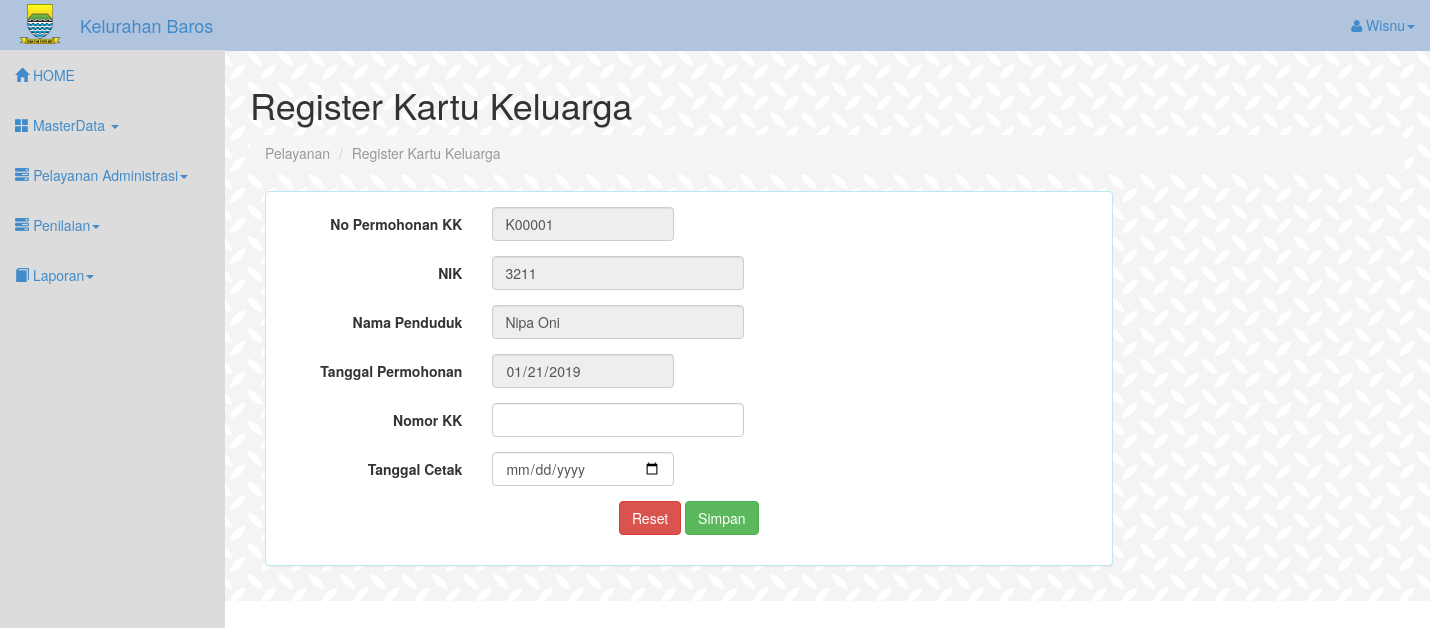
Screenshot of /register_kk.php?id=K00001 (signed in) with the database file from the repository.
### tables this page shows
CREATE TABLE `tb_permohonankk` (
  `no_permohonankk` varchar(10) NOT NULL,
  `nik` varchar(16) NOT NULL,
  `jenisPermohonan` varchar(30) NOT NULL,
  `tglPermohonan` date NOT NULL,
  `nomor_kk` varchar(16) NOT NULL,
  `tgl_cetak` date NOT NULL,
  `tgl_pengambilan` date NOT NULL,
  `nama_pengambil` varchar(50) NOT NULL,
  `status` varchar(30) NOT NULL
);

CREATE TABLE `tb_penduduk` (
  `id_penduduk` int(11) NOT NULL,
  `nik` varchar(16) NOT NULL,
  `nama` varchar(50) NOT NULL,
  `tempatLahir` varchar(30) NOT NULL,
  `tanggalLahir` date NOT NULL,
  `jenisKelamin` varchar(15) NOT NULL,
  `alamat` varchar(50) NOT NULL,
  `rt` varchar(3) NOT NULL,
  `rw` varchar(3) NOT NULL,
  `kelurahan` varchar(30) NOT NULL,
  `agama` varchar(30) NOT NULL,
  `pendidikan` varchar(30) NOT NULL,
  `statusPerkawinan` varchar(30) NOT NULL,
  `pekerjaan` varchar(50) NOT NULL,
  `golDarah` varchar(2) NOT NULL,
  `nomorTlp` varchar(15) NOT NULL,
  `foto` varchar(200) NOT NULL
);

### register_kk.php (the view, shortened to what this page needs)
<!DOCTYPE html>
<html lang="en">
  <head>
    <link href="assets/css/bootstrap.css" rel="stylesheet">
    <link href="assets/css/sb-admin.css" rel="stylesheet">
    <link rel="stylesheet" href="assets/font-awesome/css/font-awesome.min.css">
  </head>
<body>
<?php
require_once('koneksi.php');
if(isset($_GET['id'])){
  $id=($_GET['id']);
                      $query="SELECT * FROM tb_permohonankk as p JOIN tb_penduduk as d ON p.nik=d.nik where no_permohonankk='$id'";
                      $result=mysqli_query($koneksi,$query);
                      $data=mysqli_fetch_assoc($result);
                      $noper=$data["no_permohonankk"];
                      $nik=$data["nik"];
                      $nama=$data["nama"];
                      $tgl_permohonan=$data["tglPermohonan"];
                  }
                  ?>
 <div id="wrapper">
<?php
include"header.php";
?>
</div>
<div id="page-wrapper">
<div class="row" id="contentInput" >
          <div class="col-lg-12">
            <h1>Register Kartu Keluarga</h1>
            <ol class="breadcrumb">
              <li class="active">Pelayanan</li>
              <li class="active">Register Kartu Keluarga</li>
            </ol>
          </div>
      </div>
<div class="container">
        <div class="row row-table">
          <div class="col-sm-9 col-table">
          <div class="panel panel-info">
          <div class="panel-body">
         <form  action="" class="form-horizontal" method="POST" enctype="multipart/form-data">
                  <div class="form-group form-group-sm">
                    <label class=" control-label col-sm-3" for="txtno" control-label">No Permohonan KK</label>
                    <div class="col-sm-3">
                    <input type="text" class="form-control" name="txtno" id="txtno" value="<?php echo $noper; ?>" readonly>
                </div>
              </div>
               <div class="form-group form-group-sm">
                    <label class=" control-label col-sm-3" for="txtnik" control-label">NIK</label>
                    <div class="col-sm-4">
                    <input type="text" class="form-control" name="txtnik" id="txtnik" readonly value="<?php echo $nik; ?>">
                </div>
              </div>
              <div class="form-group form-group-sm">
                    <label class=" control-label col-sm-3" for="txtnama" control-label">Nama Penduduk</label>
                    <div class="col-sm-4">
                    <input type="text" class="form-control" name="txtnama" id="txtnama" readonly value="<?php echo $nama; ?>">
                </div>
              </div>
               <div class="form-group form-group-sm">
                    <label class=" control-label col-sm-3" for="txt_tglrekam" control-label">Tanggal Permohonan</label>
                    <div class="col-sm-3">
                    <input type="date" class="form-control" name="txt_permo" id="txt_permo" readonly value="<?php echo $tgl_permohonan; ?>">
                </div>
              </div>
              <div class="form-group form-group-sm">
                    <label class=" control-label col-sm-3" for="txtnama" control-label">Nomor KK</label>
                    <div class="col-sm-4">
                    <input type="text" class="form-control" name="txtnokk" id="txtnokk" required>
                </div>
              </div>
               <div class="form-group form-group-sm">
                    <label class=" control-label col-sm-3" for="txt_tglcetak" control-label">Tanggal Cetak</label>
                    <div class="col-sm-3">
                    <input type="date" class="form-control" name="txt_tglcetak" id="txt_tglambil" placeholder="yyyy-mm-dd" required>
                </div>
              </div>
               <div class="form-group form-group=sm">
                    <center><button type="reset" align="right" class="btn btn-danger">Reset</button>
                    <input type="submit" align="right" class="btn btn-success"  value="Simpan" name="simpan"></center>
                </div>
</div>
 </div>

### assets/css/sb-admin.css (style rules this page uses)
body { margin-top: 50px; }
#wrapper { padding-left: 0; }
#page-wrapper { width: 100%; padding: 5px 15px; }
@media (min-width:768px) { #wrapper { padding-left: 225px; background:url(assets/logo/pat13.png); } }
@media (min-width:768px) { #page-wrapper { padding: 15px 25px; } }

### rows the page displays
tb_permohonankk: txtno "K00001", txtnik "3211", txtnama "Nipa Oni", txt_permo "01/21/2019"

### other values shown
$_SESSION['userid'] "Wisnu"
